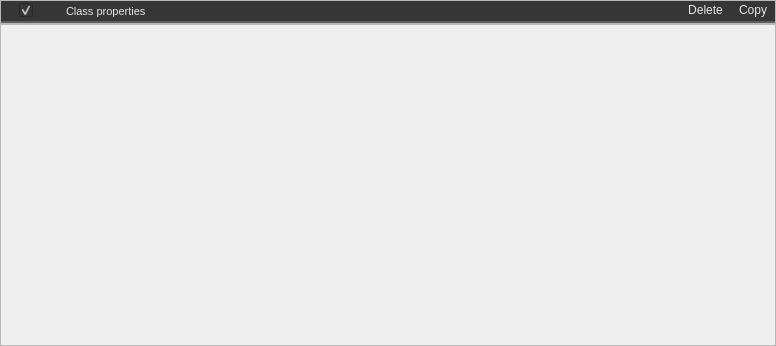
<?xml version="1.0" encoding="UTF-8"?>
<ui version="4.0">
 <class>Form</class>
 <widget class="QWidget" name="Form">
  <property name="geometry">
   <rect>
    <x>0</x>
    <y>0</y>
    <width>776</width>
    <height>346</height>
   </rect>
  </property>
  <property name="minimumSize">
   <size>
    <width>512</width>
    <height>0</height>
   </size>
  </property>
  <property name="maximumSize">
   <size>
    <width>16666</width>
    <height>16777215</height>
   </size>
  </property>
  <property name="windowTitle">
   <string>Form</string>
  </property>
  <layout class="QVBoxLayout" name="verticalLayout">
   <property name="spacing">
    <number>0</number>
   </property>
   <property name="leftMargin">
    <number>0</number>
   </property>
   <property name="topMargin">
    <number>0</number>
   </property>
   <property name="rightMargin">
    <number>0</number>
   </property>
   <property name="bottomMargin">
    <number>0</number>
   </property>
   <item>
    <widget class="QFrame" name="header">
     <property name="minimumSize">
      <size>
       <width>0</width>
       <height>24</height>
      </size>
     </property>
     <property name="maximumSize">
      <size>
       <width>16777215</width>
       <height>24</height>
      </size>
     </property>
     <property name="frameShape">
      <enum>QFrame::Shape::StyledPanel</enum>
     </property>
     <property name="frameShadow">
      <enum>QFrame::Shadow::Raised</enum>
     </property>
     <layout class="QHBoxLayout" name="horizontalLayout">
      <property name="spacing">
       <number>0</number>
      </property>
      <property name="leftMargin">
       <number>0</number>
      </property>
      <property name="topMargin">
       <number>0</number>
      </property>
      <property name="rightMargin">
       <number>0</number>
      </property>
      <property name="bottomMargin">
       <number>0</number>
      </property>
      <item>
       <widget class="QLabel" name="label_2">
        <property name="styleSheet">
         <string notr="true">image: url(:/icons/more_vert.png);
padding-left: 3px;
padding-right: 3px;
    border: 2px solid #d0d0d0;
	border-top: 0px;
	border-left: 0px;
	border-right: 0px;
    border-color: rgba(94, 94, 94, 255);
    border-radius: 0px;
background-color: #363636;</string>
        </property>
        <property name="text">
         <string/>
        </property>
       </widget>
      </item>
      <item>
       <widget class="QCheckBox" name="show_child">
        <property name="focusPolicy">
         <enum>Qt::FocusPolicy::NoFocus</enum>
        </property>
        <property name="toolTip">
         <string>&lt;html&gt;&lt;head/&gt;&lt;body&gt;&lt;p&gt;&lt;span style=&quot; font-size:8pt; font-weight:400;&quot;&gt;Show child&lt;/span&gt;&lt;/p&gt;&lt;/body&gt;&lt;/html&gt;</string>
        </property>
        <property name="styleSheet">
         <string notr="true">QCheckBox::indicator:checked {
    
image: url(://icons/arrow_drop_down.png);
	height:14px;
	width:14px;
}

QCheckBox::indicator:unchecked {
    image: url(://icons/arrow_drop_right.png);
	height:14px;
	width:14px;
}
QCheckBox {
    font: 700 10pt &quot;Segoe UI&quot;;
    border: 2px solid black;
    border-radius: 0px;
    border-color: rgba(94, 94, 94, 255);
    height:14px;
    padding-top: 2px;
    padding-bottom:4px;
    color: #e5e5e5;
background-color: #363636;
    padding-left: 4px;
}
QCheckBox:hover {
    background-color: #515965;
    color: white;
}
QCheckBox{
	padding-left:5px;
	border-left: 0px solid black;
border-right: 0px solid black;
border-top: 0px solid black;
}</string>
        </property>
        <property name="text">
         <string/>
        </property>
        <property name="checked">
         <bool>true</bool>
        </property>
        <property name="tristate">
         <bool>false</bool>
        </property>
       </widget>
      </item>
      <item>
       <widget class="QFrame" name="frame_2">
        <property name="minimumSize">
         <size>
          <width>400</width>
          <height>0</height>
         </size>
        </property>
        <property name="maximumSize">
         <size>
          <width>400</width>
          <height>16777215</height>
         </size>
        </property>
        <property name="frameShape">
         <enum>QFrame::Shape::NoFrame</enum>
        </property>
        <property name="frameShadow">
         <enum>QFrame::Shadow::Raised</enum>
        </property>
        <layout class="QHBoxLayout" name="horizontalLayout_2">
         <property name="spacing">
          <number>0</number>
         </property>
         <property name="leftMargin">
          <number>0</number>
         </property>
         <property name="topMargin">
          <number>0</number>
         </property>
         <property name="rightMargin">
          <number>0</number>
         </property>
         <property name="bottomMargin">
          <number>0</number>
         </property>
         <item>
          <widget class="QToolButton" name="gf">
           <property name="enabled">
            <bool>false</bool>
           </property>
           <property name="focusPolicy">
            <enum>Qt::FocusPolicy::NoFocus</enum>
           </property>
           <property name="styleSheet">
            <string notr="true">QToolButton {
    border: 2px solid black;
    border-radius: 0px;
    border-color: rgba(94, 94, 94, 255);
border-left: None;
border-top: None;
border-right: None;
    padding: 2px;
    color: #e5e5e5;
    background-color: #363636;
height:16px;
width:16px;
}
QToolButton:hover {
    background-color: #515965;
    color: white;
}</string>
           </property>
           <property name="text">
            <string/>
           </property>
           <property name="icon">
            <iconset resource="../../resources.qrc">
             <normaloff>:/icons/shapes_24dp.png</normaloff>:/icons/shapes_24dp.png</iconset>
           </property>
           <property name="iconSize">
            <size>
             <width>24</width>
             <height>24</height>
            </size>
           </property>
          </widget>
         </item>
         <item>
          <widget class="QLineEdit" name="property_class">
           <property name="focusPolicy">
            <enum>Qt::FocusPolicy::NoFocus</enum>
           </property>
           <property name="toolTip">
            <string>&lt;html&gt;&lt;head/&gt;&lt;body&gt;&lt;p&gt;Variable name and display name&lt;/p&gt;&lt;/body&gt;&lt;/html&gt;</string>
           </property>
           <property name="styleSheet">
            <string notr="true">QLineEdit {
    font-size: 8pt;
    font-family: &quot;Segoe UI&quot;;
    border-top: 0px;
    border-left: 0px;
    border-right: 0px;
    border-bottom: 2px solid rgba(94, 94, 94, 255);
    border-radius: 0px;
    padding: 2px;
    color: #e5e5e5;
    background-color: #363636;
}

QLineEdit:focus {
    border-color: rgba(94, 94, 94, 255);
}

QLineEdit::selection {
    background-color: #515965;
    color: white;
}</string>
           </property>
           <property name="inputMethodHints">
            <set>Qt::InputMethodHint::ImhLatinOnly|Qt::InputMethodHint::ImhLowercaseOnly</set>
           </property>
           <property name="text">
            <string>Class properties</string>
           </property>
           <property name="maxLength">
            <number>32</number>
           </property>
           <property name="readOnly">
            <bool>true</bool>
           </property>
          </widget>
         </item>
        </layout>
       </widget>
      </item>
      <item>
       <widget class="QLineEdit" name="element_id_display">
        <property name="enabled">
         <bool>false</bool>
        </property>
        <property name="focusPolicy">
         <enum>Qt::FocusPolicy::NoFocus</enum>
        </property>
        <property name="toolTip">
         <string>&lt;html&gt;&lt;head/&gt;&lt;body&gt;&lt;p&gt;Variable name and display name&lt;/p&gt;&lt;/body&gt;&lt;/html&gt;</string>
        </property>
        <property name="styleSheet">
         <string notr="true">QLineEdit {
    font-size: 8pt;
    font-family: &quot;Segoe UI&quot;;
    border-top: 0px;
    border-left: 0px;
    border-right: 0px;
    border-bottom: 2px solid rgba(94, 94, 94, 255);
    border-radius: 0px;
    padding: 2px;
    color: #797979;
    background-color: #363636;
}

QLineEdit:focus {
    border-color: rgba(94, 94, 94, 255);
}

QLineEdit::selection {
    background-color: #515965;
    color: white;
}</string>
        </property>
        <property name="inputMethodHints">
         <set>Qt::InputMethodHint::ImhLatinOnly|Qt::InputMethodHint::ImhLowercaseOnly</set>
        </property>
        <property name="text">
         <string/>
        </property>
        <property name="maxLength">
         <number>32</number>
        </property>
        <property name="readOnly">
         <bool>true</bool>
        </property>
        <property name="placeholderText">
         <string/>
        </property>
       </widget>
      </item>
      <item>
       <widget class="QPushButton" name="delete_button">
        <property name="styleSheet">
         <string notr="true">
QPushButton {
    font: 580 8pt &quot;Segoe UI&quot;;
    border: 2px solid black;
    border-radius: 0px;
    border-color: rgba(94, 94, 94, 255);
	border-top:0px;
border-left:0px;
border-right:0px;
    height:14px;
    padding-top: 2px;
    padding-bottom:4px;
	background-color: #363636;
    padding-left: 8px;
	padding-right: 8px;
	color: #e5e5e5;
}

QPushButton:hover {
    background-color: #515965;
    color: white;
}


QPushButton:pressed {
    font: 580 8pt &quot;Segoe UI&quot;;
    border: 2px solid black;
    border-radius: 0px;
    border-color: rgba(94, 94, 94, 255);
	border-top:0px;
border-left:0px;
border-right:0px;
    height:14px;
    padding-top: 2px;
    padding-bottom:4px;
	background-color: #363636;
    padding-left: 8px;
	padding-right: 8px;
	color: #e5e5e5;
}</string>
        </property>
        <property name="text">
         <string>Delete</string>
        </property>
        <property name="icon">
         <iconset resource="../../resources.qrc">
          <normaloff>:/icons/delete_24dp.svg</normaloff>:/icons/delete_24dp.svg</iconset>
        </property>
       </widget>
      </item>
      <item>
       <widget class="QPushButton" name="copy_button">
        <property name="styleSheet">
         <string notr="true">
QPushButton {
    font: 580 8pt &quot;Segoe UI&quot;;
    border: 2px solid black;
    border-radius: 0px;
    border-color: rgba(94, 94, 94, 255);
	border-top:0px;
border-left:0px;
border-right:0px;
    height:14px;
    padding-top: 2px;
    padding-bottom:4px;
	background-color: #363636;
    padding-left: 8px;
	padding-right: 8px;
	color: #e5e5e5;
}

QPushButton:hover {
    background-color: #515965;
    color: white;
}


QPushButton:pressed {
    font: 580 8pt &quot;Segoe UI&quot;;
    border: 2px solid black;
    border-radius: 0px;
    border-color: rgba(94, 94, 94, 255);
	border-top:0px;
border-left:0px;
border-right:0px;
    height:14px;
    padding-top: 2px;
    padding-bottom:4px;
	background-color: #363636;
    padding-left: 8px;
	padding-right: 8px;
	color: #e5e5e5;
}</string>
        </property>
        <property name="text">
         <string>Copy</string>
        </property>
        <property name="icon">
         <iconset resource="../../resources.qrc">
          <normaloff>:/icons/content_copy_24dp.svg</normaloff>:/icons/content_copy_24dp.svg</iconset>
        </property>
       </widget>
      </item>
     </layout>
    </widget>
   </item>
   <item>
    <widget class="QFrame" name="content">
     <property name="frameShape">
      <enum>QFrame::Shape::StyledPanel</enum>
     </property>
     <property name="frameShadow">
      <enum>QFrame::Shadow::Raised</enum>
     </property>
     <layout class="QVBoxLayout" name="verticalLayout_2">
      <property name="leftMargin">
       <number>0</number>
      </property>
      <property name="topMargin">
       <number>0</number>
      </property>
      <property name="rightMargin">
       <number>0</number>
      </property>
      <property name="bottomMargin">
       <number>0</number>
      </property>
     </layout>
    </widget>
   </item>
  </layout>
 </widget>
 <resources>
  <include location="../../resources.qrc"/>
 </resources>
 <connections/>
</ui>
